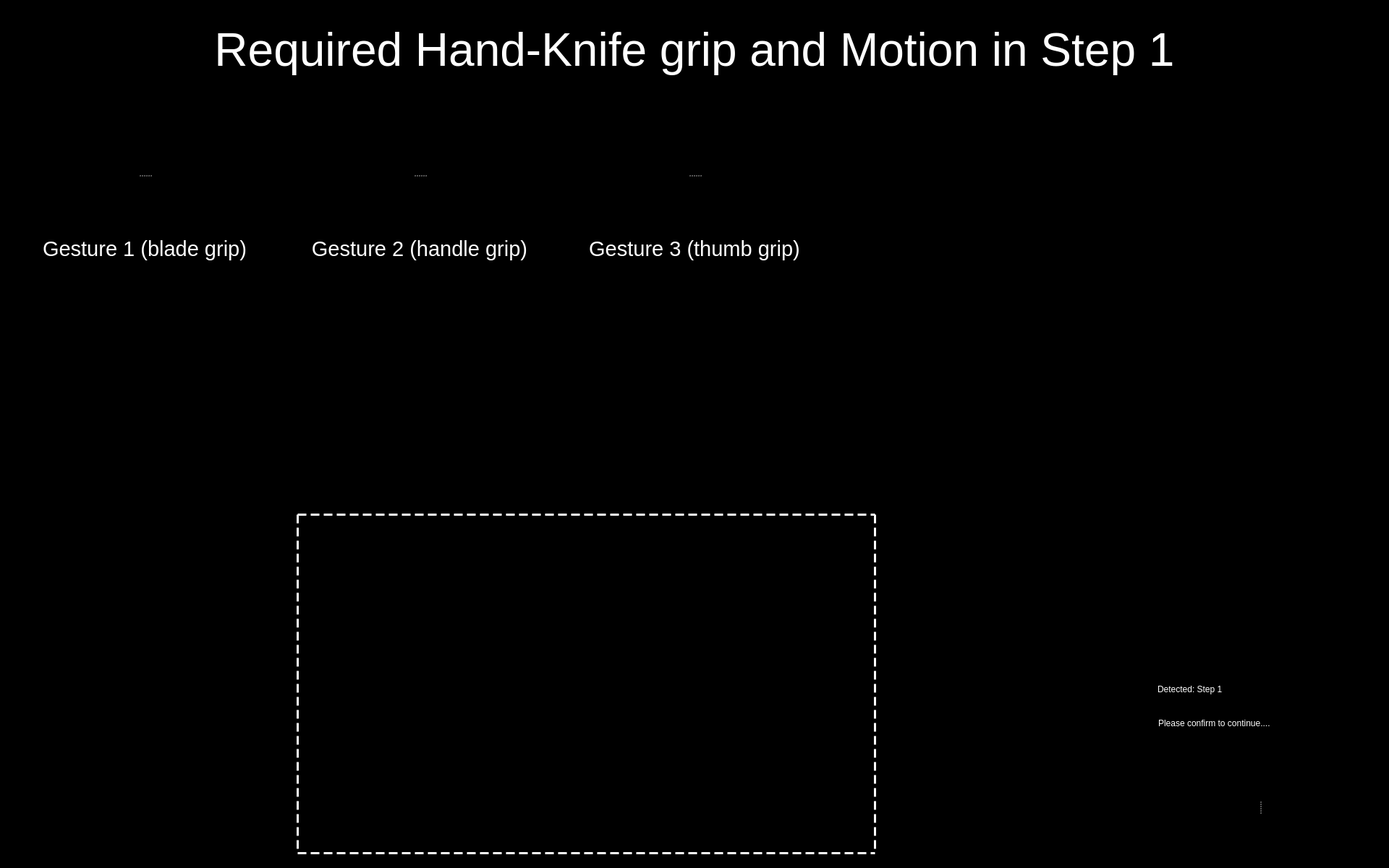
<?xml version="1.0" encoding="UTF-8"?>
<ui version="4.0">
 <class>Entry_Step_1_UI</class>
 <widget class="QWidget" name="Entry_Step_1_UI">
  <property name="windowModality">
   <enum>Qt::WindowModal</enum>
  </property>
  <property name="enabled">
   <bool>true</bool>
  </property>
  <property name="geometry">
   <rect>
    <x>0</x>
    <y>0</y>
    <width>1920</width>
    <height>1200</height>
   </rect>
  </property>
  <property name="sizePolicy">
   <sizepolicy hsizetype="Preferred" vsizetype="Preferred">
    <horstretch>0</horstretch>
    <verstretch>0</verstretch>
   </sizepolicy>
  </property>
  <property name="minimumSize">
   <size>
    <width>0</width>
    <height>0</height>
   </size>
  </property>
  <property name="maximumSize">
   <size>
    <width>1920</width>
    <height>1200</height>
   </size>
  </property>
  <property name="windowTitle">
   <string>Food Assist</string>
  </property>
  <property name="windowOpacity">
   <double>1.000000000000000</double>
  </property>
  <property name="styleSheet">
   <string notr="true">background-color: rgb(0, 0, 0);</string>
  </property>
  <widget class="QWidget" name="widget" native="true">
   <property name="geometry">
    <rect>
     <x>1540</x>
     <y>930</y>
     <width>371</width>
     <height>91</height>
    </rect>
   </property>
   <property name="styleSheet">
    <string notr="true">background-color: rgb(0, 0, 0);</string>
   </property>
   <widget class="QLabel" name="label">
    <property name="geometry">
     <rect>
      <x>10</x>
      <y>0</y>
      <width>41</width>
      <height>51</height>
     </rect>
    </property>
    <property name="styleSheet">
     <string notr="true"/>
    </property>
    <property name="text">
     <string/>
    </property>
    <property name="pixmap">
     <pixmap resource="resources/res.qrc">:/img/Icon Detected.svg</pixmap>
    </property>
    <property name="alignment">
     <set>Qt::AlignRight|Qt::AlignTrailing|Qt::AlignVCenter</set>
    </property>
   </widget>
   <widget class="QLabel" name="label_2">
    <property name="geometry">
     <rect>
      <x>60</x>
      <y>3</y>
      <width>271</width>
      <height>40</height>
     </rect>
    </property>
    <property name="styleSheet">
     <string notr="true">font: 75 28pt &quot;Arial&quot;;
color: rgb(255, 255, 255);</string>
    </property>
    <property name="text">
     <string>Detected: Step 1</string>
    </property>
    <property name="textFormat">
     <enum>Qt::RichText</enum>
    </property>
   </widget>
   <widget class="QLabel" name="label_3">
    <property name="geometry">
     <rect>
      <x>61</x>
      <y>54</y>
      <width>321</width>
      <height>31</height>
     </rect>
    </property>
    <property name="styleSheet">
     <string notr="true">font: 18pt &quot;Arial&quot;;
color: rgb(255, 255, 255)</string>
    </property>
    <property name="text">
     <string>Please confirm to continue....</string>
    </property>
   </widget>
  </widget>
  <widget class="QLabel" name="img_detected_step1">
   <property name="geometry">
    <rect>
     <x>1550</x>
     <y>430</y>
     <width>351</width>
     <height>411</height>
    </rect>
   </property>
   <property name="frameShape">
    <enum>QFrame::NoFrame</enum>
   </property>
   <property name="text">
    <string/>
   </property>
   <property name="pixmap">
    <pixmap resource="resources/res.qrc">:/detected steps/Detected Step1.png</pixmap>
   </property>
   <property name="scaledContents">
    <bool>true</bool>
   </property>
  </widget>
  <widget class="QLabel" name="label_8">
   <property name="geometry">
    <rect>
     <x>410</x>
     <y>710</y>
     <width>801</width>
     <height>471</height>
    </rect>
   </property>
   <property name="styleSheet">
    <string notr="true">border :3px solid white;
border-style : dashed;
background-color: rgb(0, 0, 0, 0);</string>
   </property>
   <property name="text">
    <string/>
   </property>
  </widget>
  <widget class="QWidget" name="widget_2" native="true">
   <property name="geometry">
    <rect>
     <x>1559</x>
     <y>1030</y>
     <width>361</width>
     <height>161</height>
    </rect>
   </property>
   <property name="styleSheet">
    <string notr="true">background-color: rgb(0,0,0);</string>
   </property>
   <widget class="QSplitter" name="splitter">
    <property name="geometry">
     <rect>
      <x>10</x>
      <y>10</y>
      <width>345</width>
      <height>150</height>
     </rect>
    </property>
    <property name="frameShape">
     <enum>QFrame::NoFrame</enum>
    </property>
    <property name="frameShadow">
     <enum>QFrame::Plain</enum>
    </property>
    <property name="lineWidth">
     <number>0</number>
    </property>
    <property name="orientation">
     <enum>Qt::Horizontal</enum>
    </property>
    <property name="opaqueResize">
     <bool>false</bool>
    </property>
    <property name="handleWidth">
     <number>45</number>
    </property>
    <property name="childrenCollapsible">
     <bool>false</bool>
    </property>
    <widget class="QPushButton" name="button_yes">
     <property name="enabled">
      <bool>true</bool>
     </property>
     <property name="minimumSize">
      <size>
       <width>81</width>
       <height>81</height>
      </size>
     </property>
     <property name="maximumSize">
      <size>
       <width>150</width>
       <height>150</height>
      </size>
     </property>
     <property name="cursor">
      <cursorShape>OpenHandCursor</cursorShape>
     </property>
     <property name="focusPolicy">
      <enum>Qt::WheelFocus</enum>
     </property>
     <property name="contextMenuPolicy">
      <enum>Qt::DefaultContextMenu</enum>
     </property>
     <property name="icon">
      <iconset resource="resources/res.qrc">
       <normaloff>:/buttons/Button Yes.svg</normaloff>:/buttons/Button Yes.svg</iconset>
     </property>
     <property name="iconSize">
      <size>
       <width>144</width>
       <height>144</height>
      </size>
     </property>
     <property name="autoDefault">
      <bool>false</bool>
     </property>
     <property name="default">
      <bool>false</bool>
     </property>
     <property name="flat">
      <bool>true</bool>
     </property>
    </widget>
    <widget class="QPushButton" name="button_no">
     <property name="enabled">
      <bool>true</bool>
     </property>
     <property name="minimumSize">
      <size>
       <width>81</width>
       <height>81</height>
      </size>
     </property>
     <property name="maximumSize">
      <size>
       <width>150</width>
       <height>150</height>
      </size>
     </property>
     <property name="cursor">
      <cursorShape>OpenHandCursor</cursorShape>
     </property>
     <property name="focusPolicy">
      <enum>Qt::WheelFocus</enum>
     </property>
     <property name="contextMenuPolicy">
      <enum>Qt::DefaultContextMenu</enum>
     </property>
     <property name="icon">
      <iconset resource="resources/res.qrc">
       <normaloff>:/buttons/Button No.svg</normaloff>:/buttons/Button No.svg</iconset>
     </property>
     <property name="iconSize">
      <size>
       <width>144</width>
       <height>144</height>
      </size>
     </property>
     <property name="autoDefault">
      <bool>false</bool>
     </property>
     <property name="default">
      <bool>false</bool>
     </property>
     <property name="flat">
      <bool>true</bool>
     </property>
    </widget>
   </widget>
  </widget>
  <widget class="QLabel" name="label_text_1">
   <property name="geometry">
    <rect>
     <x>40</x>
     <y>20</y>
     <width>1840</width>
     <height>100</height>
    </rect>
   </property>
   <property name="font">
    <font>
     <family>Arial</family>
     <pointsize>48</pointsize>
     <weight>9</weight>
     <italic>false</italic>
     <bold>false</bold>
    </font>
   </property>
   <property name="styleSheet">
    <string notr="true">font: 75 48pt &quot;Arial&quot;;
color: rgb(255, 255, 255);</string>
   </property>
   <property name="text">
    <string>Required Hand-Knife grip and Motion in Step 1</string>
   </property>
   <property name="textFormat">
    <enum>Qt::RichText</enum>
   </property>
   <property name="alignment">
    <set>Qt::AlignCenter</set>
   </property>
   <property name="wordWrap">
    <bool>true</bool>
   </property>
  </widget>
  <widget class="QSplitter" name="splitter_3">
   <property name="geometry">
    <rect>
     <x>420</x>
     <y>160</y>
     <width>320</width>
     <height>282</height>
    </rect>
   </property>
   <property name="orientation">
    <enum>Qt::Vertical</enum>
   </property>
   <widget class="QLabel" name="image_required_2">
    <property name="maximumSize">
     <size>
      <width>320</width>
      <height>240</height>
     </size>
    </property>
    <property name="text">
     <string/>
    </property>
    <property name="pixmap">
     <pixmap resource="resources/res.qrc">:/img/step1_gesture2.png</pixmap>
    </property>
    <property name="scaledContents">
     <bool>true</bool>
    </property>
   </widget>
   <widget class="QLabel" name="text_required_2">
    <property name="font">
     <font>
      <family>Arial</family>
      <pointsize>22</pointsize>
      <weight>9</weight>
      <italic>false</italic>
      <bold>false</bold>
     </font>
    </property>
    <property name="styleSheet">
     <string notr="true">font: 75 22pt &quot;Arial&quot;;
color: rgb(255, 255, 255);</string>
    </property>
    <property name="text">
     <string>Gesture 2 (handle grip)</string>
    </property>
    <property name="textFormat">
     <enum>Qt::PlainText</enum>
    </property>
    <property name="alignment">
     <set>Qt::AlignCenter</set>
    </property>
    <property name="wordWrap">
     <bool>true</bool>
    </property>
   </widget>
  </widget>
  <widget class="QSplitter" name="splitter_4">
   <property name="geometry">
    <rect>
     <x>800</x>
     <y>160</y>
     <width>320</width>
     <height>282</height>
    </rect>
   </property>
   <property name="orientation">
    <enum>Qt::Vertical</enum>
   </property>
   <widget class="QLabel" name="image_required_3">
    <property name="maximumSize">
     <size>
      <width>320</width>
      <height>240</height>
     </size>
    </property>
    <property name="text">
     <string/>
    </property>
    <property name="pixmap">
     <pixmap resource="resources/res.qrc">:/img/step1_gesture3.png</pixmap>
    </property>
    <property name="scaledContents">
     <bool>true</bool>
    </property>
   </widget>
   <widget class="QLabel" name="text_required_3">
    <property name="font">
     <font>
      <family>Arial</family>
      <pointsize>22</pointsize>
      <weight>9</weight>
      <italic>false</italic>
      <bold>false</bold>
     </font>
    </property>
    <property name="styleSheet">
     <string notr="true">font: 75 22pt &quot;Arial&quot;;
color: rgb(255, 255, 255);</string>
    </property>
    <property name="text">
     <string>Gesture 3 (thumb grip)</string>
    </property>
    <property name="textFormat">
     <enum>Qt::PlainText</enum>
    </property>
    <property name="alignment">
     <set>Qt::AlignCenter</set>
    </property>
    <property name="wordWrap">
     <bool>true</bool>
    </property>
   </widget>
  </widget>
  <widget class="QSplitter" name="splitter_2">
   <property name="geometry">
    <rect>
     <x>40</x>
     <y>160</y>
     <width>320</width>
     <height>282</height>
    </rect>
   </property>
   <property name="orientation">
    <enum>Qt::Vertical</enum>
   </property>
   <widget class="QLabel" name="image_required_1">
    <property name="maximumSize">
     <size>
      <width>320</width>
      <height>240</height>
     </size>
    </property>
    <property name="text">
     <string/>
    </property>
    <property name="pixmap">
     <pixmap resource="resources/res.qrc">:/img/step1_gesture1.png</pixmap>
    </property>
    <property name="scaledContents">
     <bool>true</bool>
    </property>
   </widget>
   <widget class="QLabel" name="text_required_1">
    <property name="font">
     <font>
      <family>Arial</family>
      <pointsize>22</pointsize>
      <weight>9</weight>
      <italic>false</italic>
      <bold>false</bold>
     </font>
    </property>
    <property name="styleSheet">
     <string notr="true">font: 75 22pt &quot;Arial&quot;;
color: rgb(255, 255, 255);</string>
    </property>
    <property name="text">
     <string>Gesture 1 (blade grip)</string>
    </property>
    <property name="textFormat">
     <enum>Qt::PlainText</enum>
    </property>
    <property name="alignment">
     <set>Qt::AlignCenter</set>
    </property>
    <property name="wordWrap">
     <bool>true</bool>
    </property>
   </widget>
  </widget>
 </widget>
 <resources>
  <include location="resources/res.qrc"/>
 </resources>
 <connections/>
</ui>
